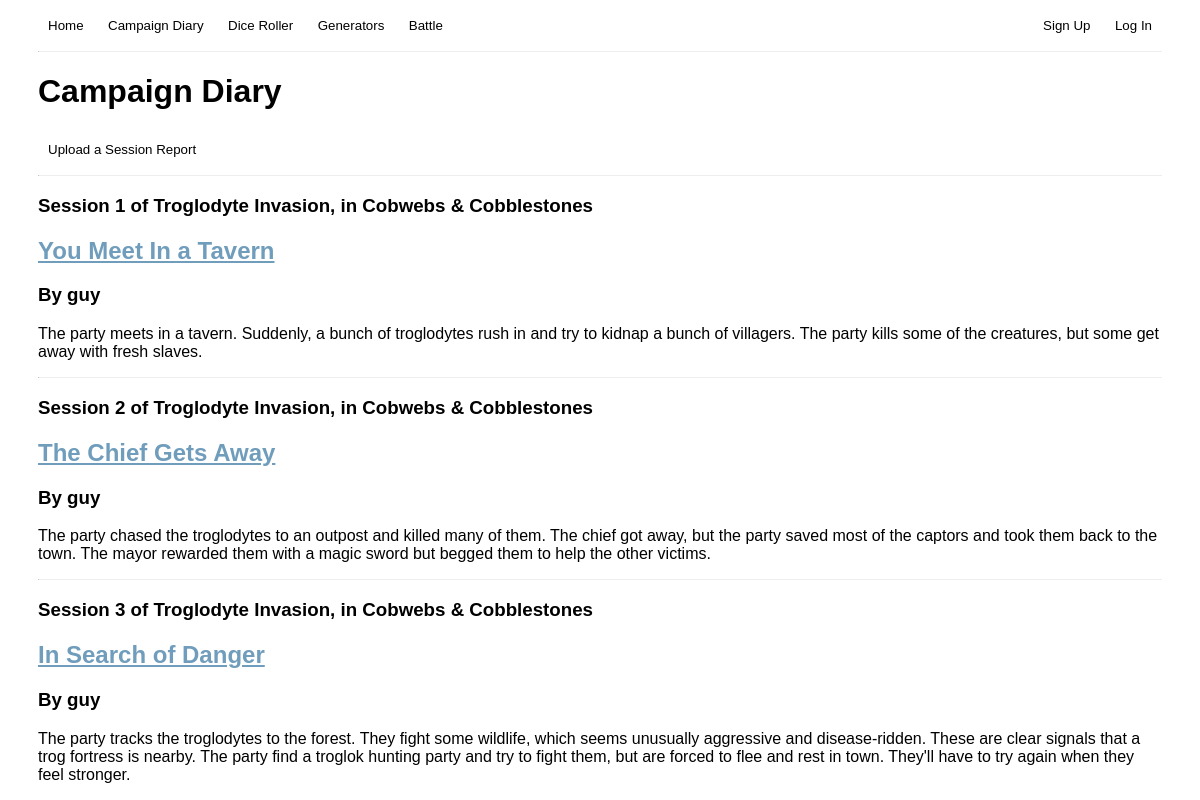
Screenshot of /blog/ with the database file from the repository.
### blog/models.py (models this page shows, shortened)
class Post(models.Model):
    title = models.CharField(max_length=200)
    author = models.ForeignKey(
        'auth.User',
        on_delete=models.CASCADE,
    )
    campaign = models.CharField(max_length=200)
    session = models.SmallIntegerField()
    system = models.CharField(max_length=200)
    text = models.TextField()

### blog/views.py (the view)
# urls.py: path("blog/", CampaignDiaryView.as_view(), name="Campaign Diary"),
class CampaignDiaryView(ListView):
    model = Post
    template_name = "campaign_diary.html"

### blog/templates/campaign_diary.html (shortened to what this page needs)
<!DOCTYPE html>
<html>
    <head>
    </head>
    <body>
        {% extends "base.html" %}
        {% block content %}
        <div>
            <h1>Campaign Diary</h1>
            <a href="{% url 'Upload Session Report' %}"><button>Upload a Session Report</button></a>
        </div>
        {% for post in post_list %}
        <hr>
        <div class="post-entry">
            <h3>Session {{ post.session }} of {{ post.campaign }}, in {{ post.system }}</h3>
            <a href="{% url 'Individual Post' post.pk %}"><h2>{{ post.title }}</h2></a>
            <h3>By {{ post.author }}</h3>
            <p>{{ post.text }}</p>
        </div>
        {% endfor %}
        {% endblock %}

### static/css/style.css (style rules this page uses)
body { font-family: 'Trebuchet MS', 'Lucida Sans Unicode', 'Lucida Grande', 'Lucida Sans', Arial, sans-serif; padding-left: 2.5%; padding-right: 2.5%; }
button { padding: 10px; border-radius: 20px; background-color: white; border: none; transition-duration: 0.5s; }
hr { border-top: rgb(235, 241, 245); }
a { color: rgb(111, 157, 187); }

### rows the page displays
Post: session "1", campaign "Troglodyte Invasion", system "Cobwebs & Cobblestones", title "You Meet In a Tavern", author "guy", text "The party meets in a tavern. Suddenly, a bunch of troglodytes rush in and try to kidnap a bunch of villagers. The party kills some of the creatures, but some get away with fresh slaves."
Post: session "2", campaign "Troglodyte Invasion", system "Cobwebs & Cobblestones", title "The Chief Gets Away", author "guy", text "The party chased the troglodytes to an outpost and killed many of them. The chief got away, but the party saved most of the captors and took them back to the town. The mayor rewarded them with a magic sword but begged them to help the other victims."
Post: session "3", campaign "Troglodyte Invasion", system "Cobwebs & Cobblestones", title "In Search of Danger", author "guy", text "The party tracks the troglodytes to the forest. They fight some wildlife, which seems unusually aggressive and disease-ridden. These are clear signals that a trog fortress is nearby. The party find a troglok hunting party and try to fight them, but are forced to flee and rest in town. They'll have to try again when they feel stronger."
